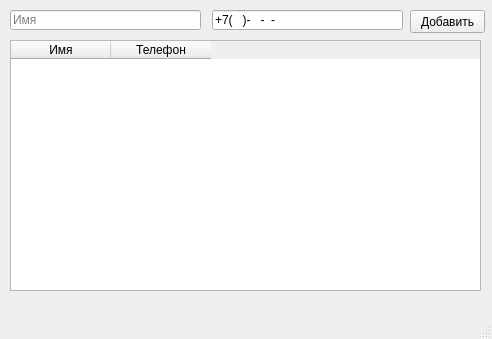
<?xml version="1.0" encoding="UTF-8"?>
<ui version="4.0">
 <class>MainWindow</class>
 <widget class="QMainWindow" name="MainWindow">
  <property name="geometry">
   <rect>
    <x>0</x>
    <y>0</y>
    <width>492</width>
    <height>339</height>
   </rect>
  </property>
  <property name="windowTitle">
   <string>MainWindow</string>
  </property>
  <widget class="QWidget" name="centralwidget">
   <widget class="QPushButton" name="pushButton">
    <property name="geometry">
     <rect>
      <x>410</x>
      <y>10</y>
      <width>75</width>
      <height>23</height>
     </rect>
    </property>
    <property name="text">
     <string>Добавить</string>
    </property>
   </widget>
   <widget class="QTableWidget" name="tableWidget_1">
    <property name="geometry">
     <rect>
      <x>10</x>
      <y>40</y>
      <width>471</width>
      <height>251</height>
     </rect>
    </property>
    <property name="columnCount">
     <number>2</number>
    </property>
    <column>
     <property name="text">
      <string>Имя</string>
     </property>
    </column>
    <column>
     <property name="text">
      <string>Телефон</string>
     </property>
    </column>
   </widget>
   <widget class="QLineEdit" name="lineEdit_Number">
    <property name="geometry">
     <rect>
      <x>212</x>
      <y>10</y>
      <width>191</width>
      <height>20</height>
     </rect>
    </property>
    <property name="inputMask">
     <string>+7(999)-999-99-99</string>
    </property>
    <property name="text">
     <string>+7()---</string>
    </property>
    <property name="cursorPosition">
     <number>3</number>
    </property>
   </widget>
   <widget class="QLineEdit" name="lineEdit_Name">
    <property name="geometry">
     <rect>
      <x>10</x>
      <y>10</y>
      <width>191</width>
      <height>20</height>
     </rect>
    </property>
    <property name="placeholderText">
     <string>Имя</string>
    </property>
   </widget>
  </widget>
  <widget class="QMenuBar" name="menubar">
   <property name="geometry">
    <rect>
     <x>0</x>
     <y>0</y>
     <width>492</width>
     <height>21</height>
    </rect>
   </property>
  </widget>
  <widget class="QStatusBar" name="statusbar"/>
 </widget>
 <resources/>
 <connections/>
</ui>
